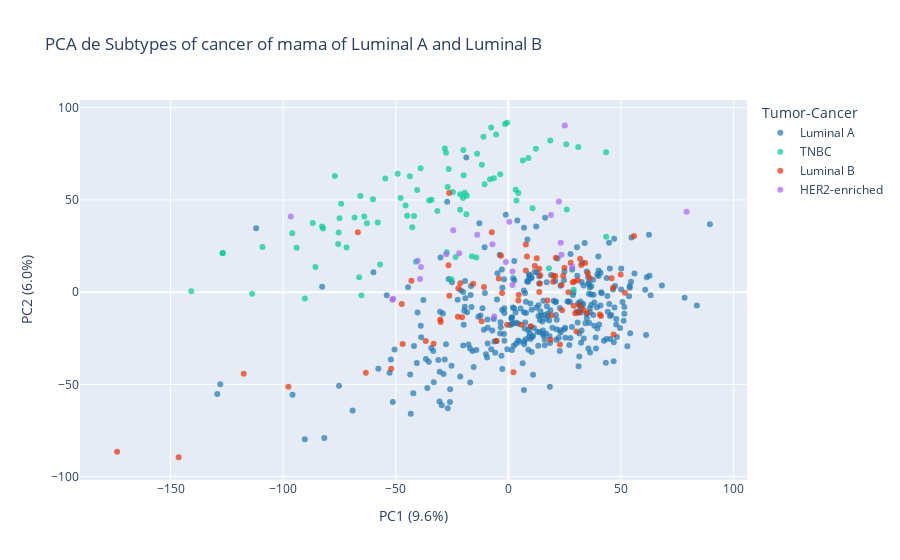

Notebook code for this chart:
### Code cell
PCA_2_variables(df=zeros_reduced_df, cancer_type_one="Luminal A", cancer_type_two="Luminal B")
